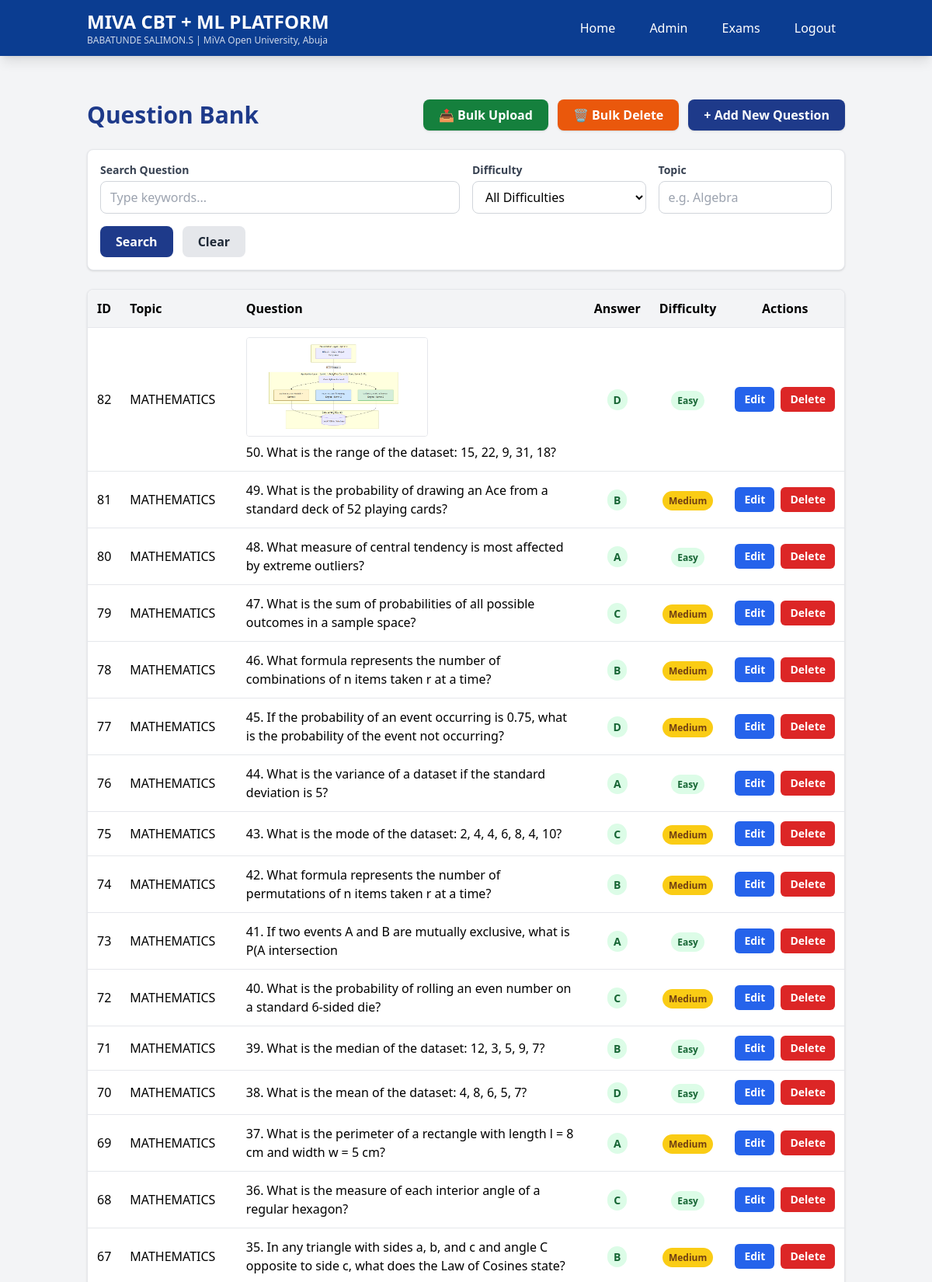
The app's page /questions/search (upper part) with its own data.
### tables this page shows
CREATE TABLE Questions (
        question_id INTEGER PRIMARY KEY AUTOINCREMENT,
        question_text TEXT NOT NULL,
        option_a TEXT, option_b TEXT, option_c TEXT, option_d TEXT,
        correct_answer TEXT CHECK(correct_answer IN ('A','B','C','D')),
        difficulty TEXT, topic TEXT, source_flag TEXT,
        created_at TIMESTAMP DEFAULT CURRENT_TIMESTAMP
    , image_path TEXT);

### app.py (the view)
@app.route('/questions')
@app.route("/questions/search")
def questions_list():
    db = get_db()
    q = request.args.get("q", ""); difficulty = request.args.get("difficulty", ""); topic = request.args.get("topic", "")
    sql = "SELECT * FROM Questions WHERE 1=1"; params = []
    if q: sql += " AND question_text LIKE?"; params.append(f"%{q}%")
    if difficulty: sql += " AND difficulty =?"; params.append(difficulty)
    if topic: sql += " AND topic LIKE?"; params.append(f"%{topic}%")
    sql += " ORDER BY question_id DESC"
    qs = db.execute(sql, params).fetchall()
    db.close()
    return render_template("question_bank.html", questions=qs, q=q, difficulty=difficulty, topic=topic)

### app.py (called while the page is built)
def get_db():
    conn = sqlite3.connect(DB_PATH)
    conn.row_factory = sqlite3.Row
    return conn

### templates/question_bank.html (shortened to what this page needs)
{% extends "base.html" %}
{% block content %}
<div class="flex justify-between items-center mb-6">
    <h2 class="text-3xl font-bold text-blue-900">Question Bank</h2>
    <div class="flex gap-3">
        <a href="{{ url_for('bulk_upload') }}"
           class="bg-green-700 text-white px-5 py-2 rounded-lg font-bold hover:bg-green-800 shadow flex items-center gap-2">
            📤 Bulk Upload
        </a>
        <button id="bulkDeleteBtnTop" onclick="toggleBulkMode()"
           class="bg-orange-600 text-white px-5 py-2 rounded-lg font-bold hover:bg-orange-700 shadow flex items-center gap-2">
            🗑️ Bulk Delete
        </button>
        <a href="{{ url_for('upload_questions') }}"
           class="bg-blue-900 text-white px-5 py-2 rounded-lg font-bold hover:bg-blue-950 shadow flex items-center gap-2">
            + Add New Question
        </a>
    </div>
</div>
<form method="GET" action="{{ url_for('questions_list') }}" class="bg-white p-4 rounded-lg shadow border mb-6">
    <div class="grid grid-cols-1 md:grid-cols-4 gap-4 items-end">
        <div class="md:col-span-2">
            <label class="block text-sm font-semibold text-gray-700 mb-1">Search Question</label>
            <input type="text" name="q" value="{{ q }}"
                   class="w-full border border-gray-300 bg-white rounded-lg px-3 py-2 focus:ring-2 focus:ring-blue-900 focus:border-blue-900 focus:outline-none"
                   placeholder="Type keywords...">
        </div>
        <div>
            <label class="block text-sm font-semibold text-gray-700 mb-1">Difficulty</label>
            <select name="difficulty" class="w-full border border-gray-300 bg-white rounded-lg px-3 py-2 focus:ring-2 focus:ring-blue-900 focus:border-blue-900 focus:outline-none">
                <option value="">All Difficulties</option>
            </select>
        </div>
        <div>
            <label class="block text-sm font-semibold text-gray-700 mb-1">Topic</label>
            <input type="text" name="topic" value="{{ topic }}"
                   class="w-full border border-gray-300 bg-white rounded-lg px-3 py-2 focus:ring-2 focus:ring-blue-900 focus:border-blue-900 focus:outline-none"
                   placeholder="e.g. Algebra">
        </div>
    </div>
    <div class="flex gap-3 mt-4">
        <button type="submit" class="bg-blue-900 text-white px-5 py-2 rounded-lg font-bold hover:bg-blue-950">Search</button>
        <a href="{{ url_for('questions_list') }}" class="bg-gray-200 text-gray-800 px-5 py-2 rounded-lg font-bold hover:bg-gray-300">Clear</a>
    </div>
</form>
<form method="POST" id="bulkForm" action="{{ url_for('bulk_delete_questions') }}" onsubmit="return confirmBulkDelete()">
<div class="bg-white rounded-lg shadow border overflow-x-auto mb-4">
<table class="w-full">
  <thead class="bg-gray-100">
    <tr>
      <th class="p-3 text-left">ID</th>
      <th class="p-3 text-left">Topic</th>
      <th class="p-3 text-left">Question</th>
      <th class="p-3 text-center">Answer</th>
      <th class="p-3 text-center">Difficulty</th>
      <th class="p-3 text-center">Actions</th>
    </tr>
  </thead>
  <tbody>
    {% for q in questions %}
    <tr class="border-t hover:bg-gray-50">
      <td class="p-3">{{ q.question_id }}</td>
      <td class="p-3">{{ q.topic }}</td>
      <td class="p-3">
        {% if q.image_path %}
          <div class="mb-2">
            <img src="{{ url_for('static', filename=q.image_path.replace('static/', '')) }}" alt="Question image" class="max-h-32 rounded border" />
          </div>
        {% endif %}
        {{ q.question_text[:120]}}{% if q.question_text|length > 120 %}...{% endif %}
      </td>
      <td class="p-3 text-center">
        <span class="bg-green-100 text-green-800 px-2 py-1 rounded-full text-sm font-bold">{{ q.correct_answer }}</span>
      </td>
      <td class="p-3 text-center">
        {% set diff = q.difficulty|lower %}
        {% if diff == 'easy' %}
            <span class="bg-green-100 text-green-800 px-2 py-1 rounded-full text-xs font-bold">Easy</span>
        {% elif diff == 'medium' %}
            <span class="bg-yellow-400 text-yellow-900 px-2 py-1 rounded-full text-xs font-bold">Medium</span>
        {% elif diff == 'hard' %}
            <span class="bg-red-600 text-white px-2 py-1 rounded-full text-xs font-bold">HARD</span>
        {% else %}
            <span class="bg-gray-100 text-gray-800 px-2 py-1 rounded-full text-xs font-bold">{{ q.difficulty }}</span>
        {% endif %}
      </td>
      <td class="p-3">
        <div class="flex gap-2 justify-center">
            <a href="{{ url_for('edit_question', question_id=q.question_id) }}"
               class="bg-blue-600 text-white px-3 py-1.5 rounded-md text-sm font-semibold hover:bg-blue-700">Edit</a>
            <a href="{{ url_for('delete_question', question_id=q.question_id) }}"
               onclick="return confirm('Are you sure you want to delete this question?')"
               class="bg-red-600 text-white px-3 py-1.5 rounded-md text-sm font-semibold hover:bg-red-700">Delete</a>
        </div>
      </td>
    </tr>
    {% else %}
    <tr><td colspan="7" class="p-6 text-center text-gray-500">No questions found. Click "Add New Question" to upload.</td></tr>
    {% endfor %}
  </tbody>
</table>
</div>
</form>
{% endblock %}

### templates/base.html (style rules this page uses)
body { font-family: 'Inter', sans-serif; }

### records on screen
Questions: question_id "82", topic "MATHEMATICS", image_path (picture), question_text "50. What is the range of the dataset: 15, 22, 9, 31, 18?", correct_answer "D", shows "Easy"
Questions: question_id "81", topic "MATHEMATICS", question_text "49. What is the probability of drawing an Ace from a standard deck of 52 playing cards?", correct_answer "B", shows "Medium"
Questions: question_id "80", topic "MATHEMATICS", question_text "48. What measure of central tendency is most affected by extreme outliers?", correct_answer "A", shows "Easy"
Questions: question_id "79", topic "MATHEMATICS", question_text "47. What is the sum of probabilities of all possible outcomes in a sample space?", correct_answer "C", shows "Medium"
Questions: question_id "78", topic "MATHEMATICS", question_text "46. What formula represents the number of combinations of n items taken r at a time?", correct_answer "B", shows "Medium"
Questions: question_id "77", topic "MATHEMATICS", question_text "45. If the probability of an event occurring is 0.75, what is the probability of the event not occurring?", correct_answer "D", shows "Medium"
Questions: question_id "76", topic "MATHEMATICS", question_text "44. What is the variance of a dataset if the standard deviation is 5?", correct_answer "A", shows "Easy"
Questions: question_id "75", topic "MATHEMATICS", question_text "43. What is the mode of the dataset: 2, 4, 4, 6, 8, 4, 10?", correct_answer "C", shows "Medium"
Questions: question_id "74", topic "MATHEMATICS", question_text "42. What formula represents the number of permutations of n items taken r at a time?", correct_answer "B", shows "Medium"
Questions: question_id "73", topic "MATHEMATICS", question_text "41. If two events A and B are mutually exclusive, what is P(A intersection", correct_answer "A", shows "Easy"
Questions: question_id "72", topic "MATHEMATICS", question_text "40. What is the probability of rolling an even number on a standard 6-sided die?", correct_answer "C", shows "Medium"
Questions: question_id "71", topic "MATHEMATICS", question_text "39. What is the median of the dataset: 12, 3, 5, 9, 7?", correct_answer "B", shows "Easy"
Questions: question_id "70", topic "MATHEMATICS", question_text "38. What is the mean of the dataset: 4, 8, 6, 5, 7?", correct_answer "D", shows "Easy"
Questions: question_id "69", topic "MATHEMATICS", question_text "37. What is the perimeter of a rectangle with length l = 8 cm and width w = 5 cm?", correct_answer "A", shows "Medium"
Questions: question_id "68", topic "MATHEMATICS", question_text "36. What is the measure of each interior angle of a regular hexagon?", correct_answer "C", shows "Easy"
Questions: question_id "67", topic "MATHEMATICS", question_text "35. In any triangle with sides a, b, and c and angle C opposite to side c, what does the Law of Cosines state?", correct_answer "B", shows "Medium"
